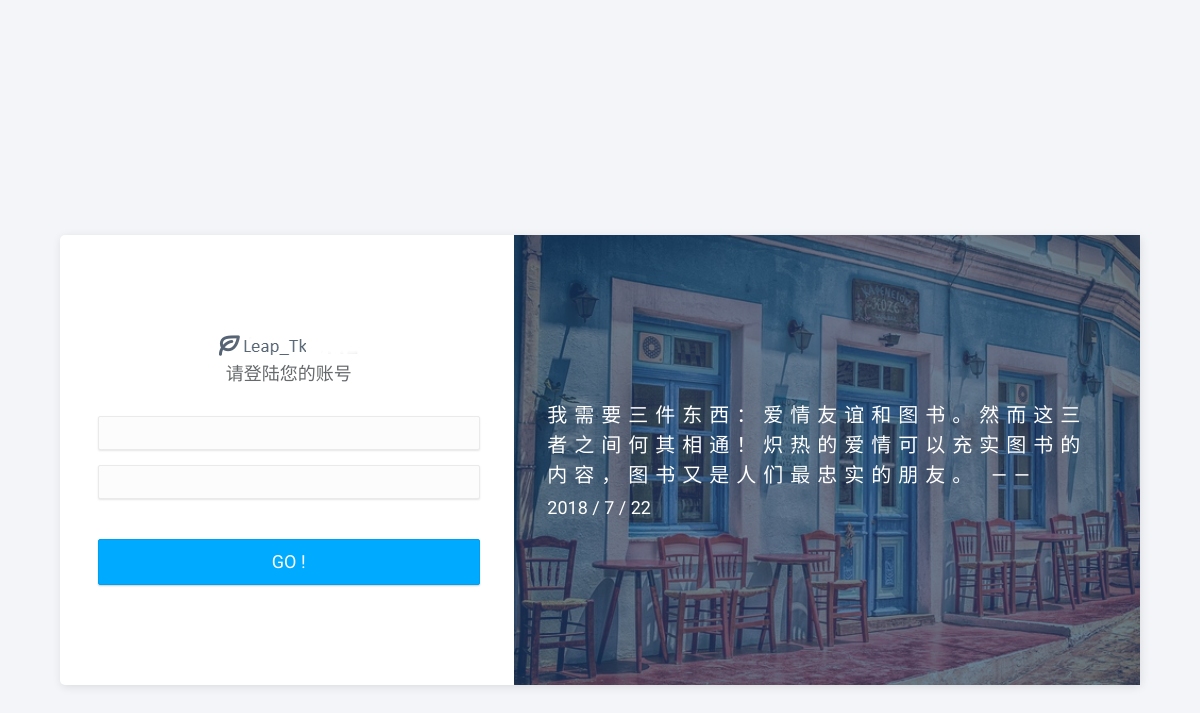
Before: / with the older database file.
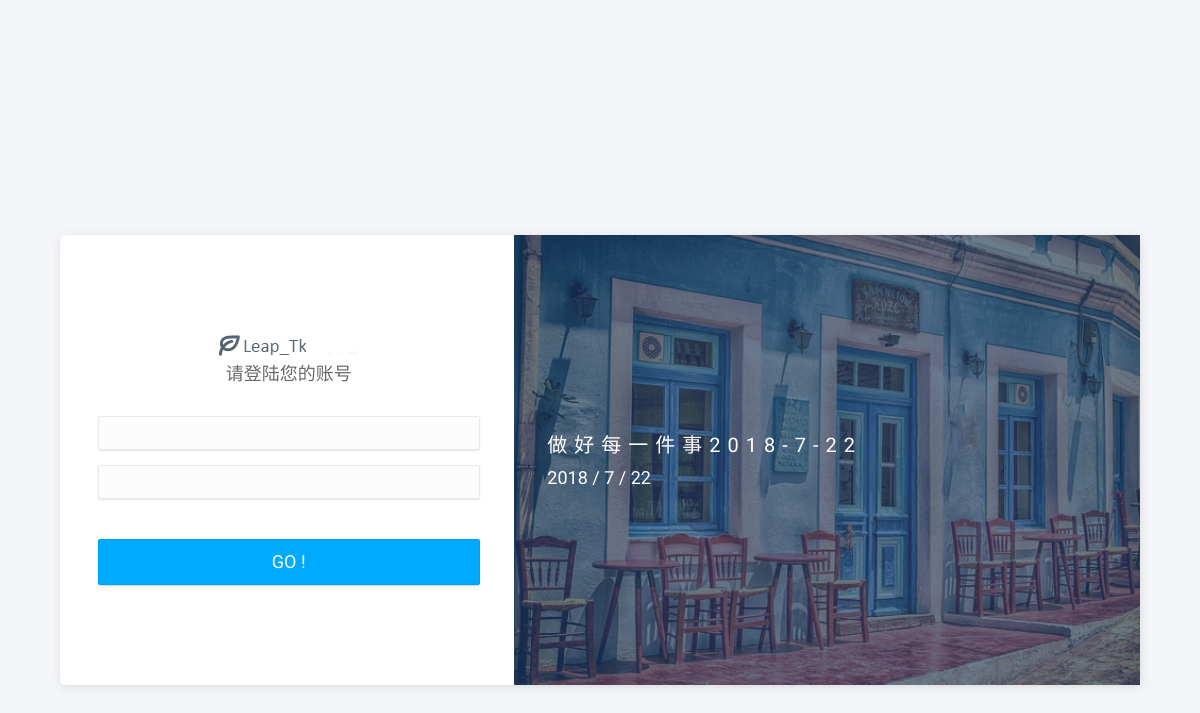
After: the same page with the newer database file.
### BookApp/models.py (models this page shows, shortened)
class motto(models.Model):
    title = models.CharField(max_length=60, verbose_name=u'格言')
    star_time = models.DateTimeField(auto_now_add=True,verbose_name=u'创建日期')
    last_time = models.DateTimeField(auto_now=True,verbose_name=u'最后一次修改日期')
    class Meta:
        verbose_name_plural = "格言"

### UserApp/views.py (the view, shortened to what this page needs)
# urls.py: path('', views.home, name='home'),
def home(request):
    context = {}
    corrects = {}
    context['message'] = "请登陆您的账号"
    if not request.session.get('is_login', None):
        context['motto_data'] = motto_text()
        return render(request,'Landing/Landing.html',context)

### UserApp/views.py (called while the page is built)
def motto_text():
    try:
        motto_num = motto.objects.all().count()
        n = random.randint(1,motto_num)
        motto_data = motto.objects.get(id = n)
        motto_text = motto_data.title
    except:
        return "做好每一件事2018-7-22"
    return motto_text

### templates/Landing/Landing.html (shortened to what this page needs)
{% extends "home/home.html" %}
{% load staticfiles %}
{% block css_all %}
<link rel="stylesheet" href="{% static 'Landing/Landing.css' %}"> {% endblock %} {% block html_body %}
<div id="wrapper">
	<div class="vertical-align-wrap">
		<div class="vertical-align-middle">
			<div class="auth-box ">
				<div class="left">
					<div class="content">
						<div class="header">
							<div class="logo text-center">
								<img src="{% static 'Landing/img/logo-dark.png' %}" alt="Klorofil Logo">
							</div>
							<p class="lead">{{ message }}</p>
						</div>
						<form class="form-auth-small" action="{% url 'Landing' %}" method="POST">
							<div class="form-group">
								<input type="text" class="form-control" value="{{ user_name }}" name="name">
							</div>
							<div class="form-group">
								<input type="password" class="form-control" name="password">
							</div>
							<div class="form-group clearfix">
							</div>
							<button type="submit" class="btn btn-primary btn-lg btn-block">GO !</button>
						</form>
					</div>
				</div>
				<div class="right">
					<div class="overlay"></div>
					<div class="content text">
						<h1 class="heading">{{ motto_data }}</h1>
						<p>2018 / 7 / 22</p>
					</div>
				</div>
			</div>
		</div>
	</div>
</div>
{% endblock %}

### templates/home/home.html (shortened to what this page needs)
{% load staticfiles %}
<!DOCTYPE html>
<html lang="zh-CN">
<head>
    <link rel="stylesheet" href="{% static 'bootstrap-3.3.7-dist/css/bootstrap.min.css' %}">
    <link rel="stylesheet" href="{% static 'assets/css/main.css' %}">
    <link rel="stylesheet" href="{% static 'assets/css/demo.css' %}">
    <link rel="stylesheet" href="{% static 'Public/Public.css' %}">
    {% block css_all %}{% endblock %}
</head>
<body>
    {% block html_body %}{% endblock %}
</body>
</html>

### static/assets/css/main.css (style rules this page uses)
html { position: relative; min-height: 100%; }
body { background-color: #F3F5F8; font-family: "Source Sans Pro", sans-serif; font-size: 15px; color: #676a6d; }
.vertical-align-wrap { position: absolute; width: 100%; height: 100%; display: table; }
.vertical-align-middle { display: table-cell; vertical-align: middle; }
.form-control { -moz-box-shadow: 0px 1px 2px 0 rgba(0, 0, 0, 0.1); -webkit-box-shadow: 0px 1px 2px 0 rgba(0, 0, 0, 0.1); box-shadow: 0px 1px 2px 0 rgba(0, 0, 0, 0.1); -webkit-border-radius: 2px; -moz-border-radius: 2px; border-radius: 2px; border-color: #eaeaea; background-color: #fcfcfc; }
.btn { -webkit-border-radius: 2px; -moz-border-radius: 2px; border-radius: 2px; -moz-box-shadow: 0px 1px 2px 0 rgba(0, 0, 0, 0.2); -webkit-box-shadow: 0px 1px 2px 0 rgba(0, 0, 0, 0.2); box-shadow: 0px 1px 2px 0 rgba(0, 0, 0, 0.2); padding: 6px 22px; }
.btn-group-lg > .btn, .btn-lg { padding: 10px 28px; }
.btn-primary { background-color: #00AAFF; border-color: #00a0f0; }
.auth-box { -moz-box-shadow: 1px 2px 10px 0 rgba(0, 0, 0, 0.1); -webkit-box-shadow: 1px 2px 10px 0 rgba(0, 0, 0, 0.1); box-shadow: 1px 2px 10px 0 rgba(0, 0, 0, 0.1); -webkit-border-radius: 5px; -moz-border-radius: 5px; border-radius: 5px; width: 70%; height: 450px; margin: 0 auto; background-color: #fff; }
.auth-box:before { display: inline-block; vertical-align: middle; *vertical-align: auto; *zoom: 1; *display: inline; content: ' '; vertical-align: middle; height: 100%; }
.auth-box .content { display: inline-block; vertical-align: middle; *vertical-align: auto; *zoom: 1; *display: inline; width: 99%; vertical-align: middle; }
.auth-box .left { float: left; width: 42%; height: 100%; padding: 0 30px; text-align: center; }
.auth-box .left:before { display: inline-block; vertical-align: middle; *vertical-align: auto; *zoom: 1; *display: inline; content: ' '; vertical-align: middle; height: 100%; }
.auth-box .right { float: right; width: 58%; height: 100%; position: relative; background-image: url("../../assets/img/login-bg.jpg"); background-repeat: no-repeat; background-size: cover; }
.auth-box .right:before { display: inline-block; vertical-align: middle; *vertical-align: auto; *zoom: 1; *display: inline; content: ' '; vertical-align: middle; height: 100%; }
.auth-box .right .text { position: relative; padding: 0 30px; color: #fff; }
.auth-box .right .heading { margin-top: 0; margin-bottom: 5px; font-size: 26px; font-weight: 300; }
.auth-box .right p { margin: 0; font-size: 18px; font-weight: 300; }
.auth-box .right .overlay { position: absolute; top: 0; display: block; width: 100%; height: 100%; background: rgba(99, 156, 185, 0.92); }
.auth-box .header { margin-bottom: 30px; }
.auth-box .lead { margin-top: 5px; font-size: 18px; text-align: center; }
.auth-box .form-auth-small .btn { margin-top: 20px; }
@media screen and (max-width: 1279px) { .auth-box { width: 90%; } }
@media screen and (max-width: 1279px) { .auth-box .left { top: 3.3em; } }

Changed rows visible on the page:
removed motto: title "我需要三件东西：爱情友谊和图书。然而这三者之间何其相通！炽热的爱情可以充实图书的内容，图书又是人们最忠实的朋友。 ——"
Other visible differences:
{{ motto_data }}: (not shown) → "做好每一件事2018-7-22"
